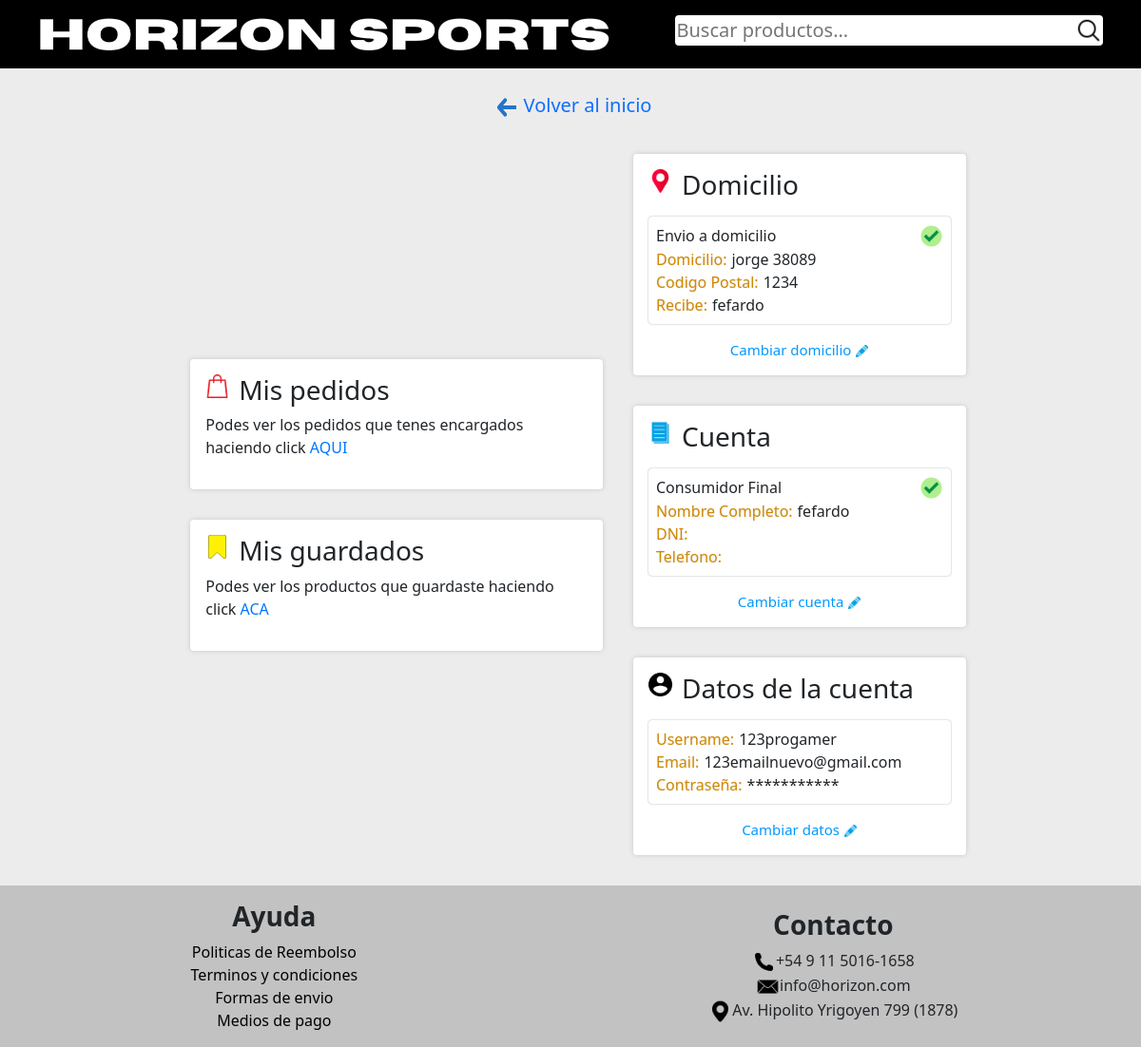
The app's page /pagina/subpag_users/perfil.php (signed in) with its own data.
### tables this page shows
CREATE TABLE `usuarios` (
  `id_usuario` int(100) NOT NULL,
  `nombre` varchar(50) NOT NULL,
  `email` text NOT NULL,
  `password` text NOT NULL,
  `permisos` varchar(20) NOT NULL,
  `domicilio` text NOT NULL,
  `codigo_postal` int(10) NOT NULL,
  `recibe` text NOT NULL,
  `telefono` varchar(20) NOT NULL,
  `DNI` int(50) NOT NULL
);

### pagina/subpag_users/perfil.php (the view, shortened to what this page needs)
<?php
include("../conexion.php");
$nombre = $_SESSION['nombre'];
$id_usuario = $_SESSION['id_usuario'];
$sql = "SELECT email, domicilio, codigo_postal, recibe, telefono, DNI FROM `usuarios` WHERE id_usuario = '$id_usuario'";
$resultado = $conn->query($sql);
if ($resultado->num_rows == 1) {
  while ($fila = $resultado->fetch_assoc()) {
    $email = $fila["email"];
    $domicilio = $fila["domicilio"];
    $codigo_postal = $fila["codigo_postal"];
    $recibe = $fila["recibe"];
  }
}
?>
<!DOCTYPE html>
<html lang="es">
<head>
  <link
    href="https://cdn.jsdelivr.net/npm/bootstrap@5.3.3/dist/css/bootstrap.min.css"
    rel="stylesheet"
 />
  <link href="https://fonts.cdnfonts.com/css/codec-pro" rel="stylesheet" />
  <link rel="stylesheet" href="perfil.css" />
</head>
<body>
  <header
    class="d-flex justify-content-center align-items-center flex-column w-100 bg-black p-3 flex-lg-row justify-content-lg-around">
    <img src="../imgs/horizonsports.png" alt="horizonsports" />
    <form
      action="../busqueda.php"
      method="POST"
      class="d-flex justify-content-center align-items-center flex-row mb-2 rounded-1 w-100">
      <input type="search" name="buscar" placeholder="Buscar productos..." />
      <button class="rounded-5">
        <img src="../imgs/lupa.png" alt="lupa.png" class="p-0 m-0" />
      </button>
    </form>
  </header>
  <a
    href="../index.php"
    class="regresar m-3 mt-4 ps-2 gap-2 d-flex justify-content-center"><img src="../imgs/flecha-reversa.png" alt="flechita" />
    <p class="p-0 m-0 mb-1">Volver al inicio</p>
  </a>
  <div
    class="w-100 d-flex justify-content-center align-items-center flex-column mt-3 flex-md-row">
    <div
      class="d-flex align-items-center align-items-md-end flex-column">
      <div class="tarjeta-perfil bg-white m-3 p-3 rounded-1 w-md-50">
        <h3 class="d-flex align-items-start">
          <img src="../imgs/bolsa-de-compra.png" alt="ubi" />Mis pedidos
        </h3>
        <p>
          Podes ver los pedidos que tenes encargados haciendo click
          <a href="#">AQUI</a>
        </p>
      </div>
      <div class="tarjeta-perfil bg-white m-3 p-3 rounded-1">
        <h3 class="d-flex align-items-start">
          <img src="../imgs/favorito-amarillo.png" alt="ubi" />Mis guardados
        </h3>
        <p>
          Podes ver los productos que guardaste haciendo click <a href="#">ACA</a>
        </p>
      </div>
    </div>
    <div class="d-flex justify-content-center align-items-center align-items-md-start flex-column">
      <div class="tarjeta-perfil bg-white m-3 p-3 rounded-1">
        <h3 class="d-flex align-items-start">
          <img src="../imgs/ubicacion.png" alt="ubi" />Domicilio
        </h3>
        <ul class="w-100 rounded-1 mt-3 p-2">
          <li class="d-flex justify-content-between">
            Envio a domicilio <img src="../imgs/tilde-correcto.png" alt="" />
          </li>
          <li>
            <p>Domicilio:</p>
            <?php if (isset($domicilio)) {
              echo $domicilio;
            }
            ?>
          </li>
          <li>
            <p>Codigo Postal:</p>
            <?php if ($codigo_postal != 0) {
              echo $codigo_postal;
            }
            ?>
          </li>
          <li>
            <p>Recibe:</p>
            <?php if (isset($recibe)) {
              echo $recibe;
            }
            ?>
          </li>
        </ul>
        <div class="cambiar-link text-center">
          <a href="domicilio/cambiar_domicilio.php?id=<?php echo $id_usuario; ?>">Cambiar domicilio <img src="../imgs/lapiz.png" alt="lapiz" /></a>
        </div>
      </div>
      <div class="tarjeta-perfil bg-white m-3 p-3 rounded-1">
        <h3 class="d-flex align-items-start">
          <img src="../imgs/hoja-de-papel.png" alt="ubi" />Cuenta
        </h3>
        <ul class="w-100 rounded-1 mt-3 p-2">
          <li class="d-flex justify-content-between">
            Consumidor Final <img src="../imgs/tilde-correcto.png" alt="" />
          </li>
          <li>
            <p>Nombre Completo:</p>
            <?php if (isset($recibe)) {
              echo $recibe;
            }
            ?>
          </li>
          <li>
            <p>DNI:</p>
          </li>
          <li>
            <p>Telefono:</p>
          </li>
        </ul>
        <div class="cambiar-link text-center">
          <a href="cuenta/editar_cuenta.php?id=<?php echo $id_usuario; ?>">Cambiar cuenta <img src="../imgs/lapiz.png" alt="lapiz" /></a>
        </div>
      </div>
      <div class="tarjeta-perfil bg-white m-3 p-3 rounded-1">
        <h3 class="d-flex align-items-start">
          <img src="../imgs/user.png" alt="ubi" />Datos de la cuenta
        </h3>
        <ul class="w-100 rounded-1 mt-3 p-2">
          <li>
            <p>Username:</p>
            <?php
            echo $nombre;
            ?>
          </li>
          <li>
            <p>Email:</p>
            <?php
            echo $email;
            ?>
          </li>
          <li>
            <p>Contraseña:</p>
            ***********
          </li>
        </ul>
        <div class="cambiar-link text-center">
          <a href="datos/cambiar_datos.php?id=<?php echo $id_usuario; ?>">Cambiar datos <img src="../imgs/lapiz.png" alt="lapiz" /></a>
        </div>
      </div>
    </div>
  </div>
  <footer class="w-100 mt-3">
    <div
      class="footer-superior d-flex justify-content-around align-items-center flex-row">
      <div class="mt-3">
        <ul
          class="d-md-flex justify-content-center align-items-center flex-column">
          <li>
            <h3><b>Ayuda</b></h3>
          </li>
          <li><a href="../faq.php">Politicas de Reembolso</a></li>
          <li><a href="../tyc.php">Terminos y condiciones</a></li>
          <li><a href="../faq.php">Formas de envio</a></li>
          <li><a href="../faq.php">Medios de pago</a></li>
        </ul>
      </div>
      <div class="text-end mt-3 me-4">
        <ul
          class="d-md-flex justify-content-center align-items-center flex-column">
          <li>
            <h3><b>Contacto</b></h3>
          </li>
          <li>
            <img src="../imgs/footer/llamar.png" alt="telefono.png" />+54 9 11
            5016-1658
          </li>
          <li>
            <img
              src="../imgs/footer/correo.png"
              alt="correo.png" />info@horizon.com
          </li>
          <li>
            <img
              src="../imgs/footer/pasador-de-ubicacion.png"
              alt="ubicacion.png" />Av. Hipolito Yrigoyen 799 (1878)
          </li>
        </ul>
      </div>
    </div>
  </footer>
</body>
</html>

### pagina/subpag_users/perfil.css (style rules this page uses)
body { background: rgb(236, 236, 236); font-family:'Segoe UI', Tahoma, Geneva, Verdana, sans-serif; }
header { gap: 20px; }
header img { width: 100%; max-width: 600px; }
header form { background: white; max-width: 450px; }
header form input { font-size: 20px; width: 100%; background: none; border: none; }
header form button { cursor: pointer; border: none; background: white; padding: 0; }
header form img { width: 30px; height: 30px; }
.regresar { text-decoration: none; }
.regresar p { font-size: 20px; }
.regresar img { padding: 0; margin: 0; width: 20px; }
.tarjeta-perfil { min-width: 350px; max-width: 450px; width: 90%; box-shadow: 0 0 5px rgb(199, 199, 199); }
.tarjeta-perfil p a { color: rgb(0, 119, 255); text-decoration: none; }
.tarjeta-perfil h3 { gap: 10px; }
.tarjeta-perfil .cambiar-link { width: 100%; display: flex; justify-content: center; align-items: center; }
.tarjeta-perfil .cambiar-link a { width: 100%; text-decoration: none; font-size: 15px; color: rgb(0, 153, 255); cursor: pointer; }
.tarjeta-perfil .cambiar-link a img { width: 15px; }
.tarjeta-perfil h3 img { width: 25px; height: 25px; }
.tarjeta-perfil ul { list-style: none; box-shadow: 0px 0px 2px rgb(165, 165, 165); }
.tarjeta-perfil ul li { display: flex; margin: 0; padding: 0; }
.tarjeta-perfil ul li p { margin: 0 5px 0 0; color: rgb(209, 136, 0); text-shadow: 0px 0px 2px rgb(228, 228, 228); }
.tarjeta-perfil ul li img { width: 25px; }
footer { background: black; }
.footer-superior { background: #C2C2C2; }
.footer-superior img { width: 25px; }
.footer-superior ul { list-style: none; }
.footer-superior a { color: black; text-decoration: none; }

### records on screen
usuarios: domicilio "jorge 38089", codigo_postal "1234", recibe "fefardo", email "123emailnuevo@gmail.com"

### other values on screen
$nombre "123progamer"
